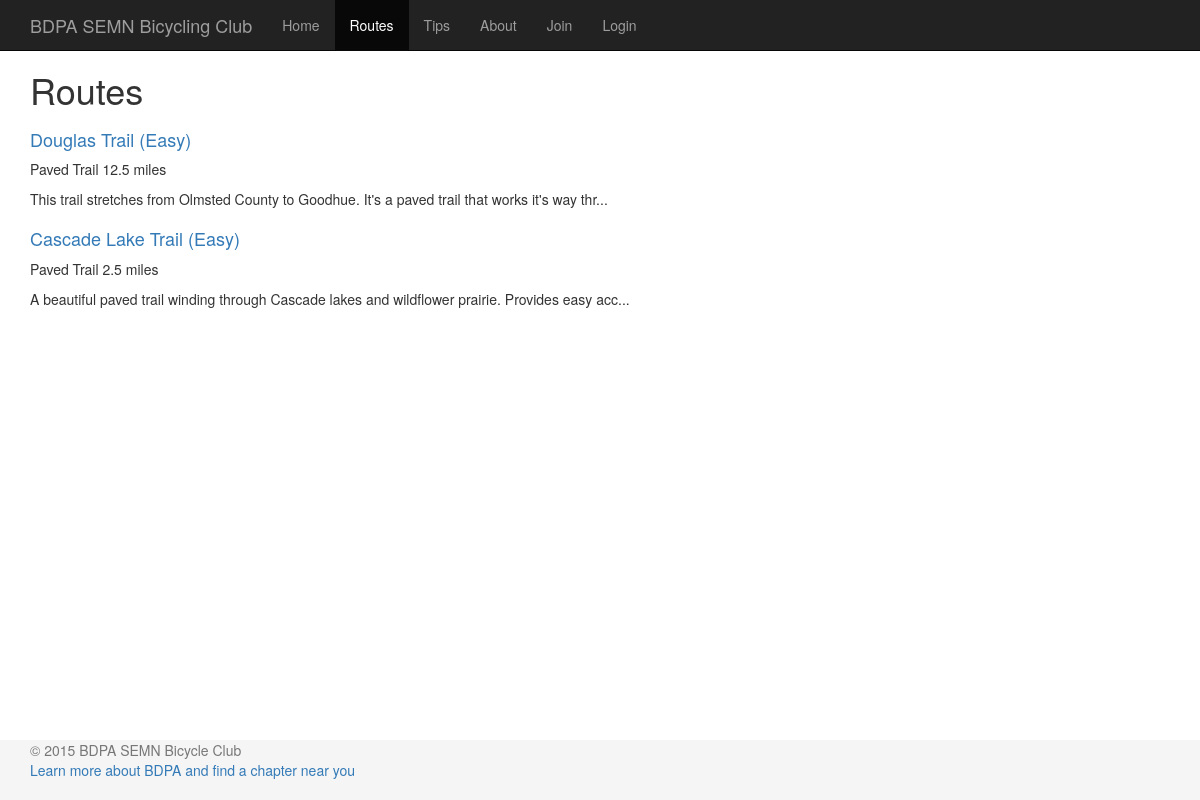
The app's page /FinalProject/routes.php with its own data.
### tables this page shows
CREATE TABLE `routes` (
  `RouteID` int(11) unsigned NOT NULL AUTO_INCREMENT,
  `UserID` int(10) unsigned NOT NULL,
  `Name` varchar(128) DEFAULT NULL,
  `Description` text,
  `Distance` float DEFAULT NULL,
  `Difficulty` varchar(10) DEFAULT NULL,
  `Type` varchar(15) DEFAULT NULL,
  `MapImageURL` varchar(255) DEFAULT NULL,
  `DateRidden` datetime NOT NULL,
  `DateAdded` datetime NOT NULL,
  PRIMARY KEY (`RouteID`),
  KEY `RouteRideOrder` (`DateRidden`,`DateAdded`,`RouteID`),
  KEY `TypeName` (`Type`,`Name`)
);

### FinalProject/includes/route.php (called while the page is built, shortened)
<?php
function getUpcomingRoutes($rowoffset = 0, $pagesize = 9999) {
    global $mysql;
    $select = "SELECT * FROM routes ORDER BY DateRidden ASC LIMIT {$rowoffset},{$pagesize}";
    $result = $mysql->query($select);
    if($result) {
        $rows = array();
        while ($row = $result->fetch_assoc()) {
            $rows[] = $row;
        }
        return $rows;
    }
    return false;
}

### FinalProject/routes.php (the view, shortened to what this page needs)
<?php
require 'dbconnect.php';
require 'includes/route.php';
include 'includes/html-body-start.php';
$pageSize = 10;
$offset = isset($_GET['offset']) ? (int) $_GET['offset'] : 0;
$routes = getUpcomingRoutes($offset, $pageSize + 1);
echo '<div class="container">';
echo '<div class="row">';
echo '<div class="col-md-12">';
echo '<h1>Routes</h1>';
foreach ($routes as $route) {
    echo '<div class="row">';
        ?>
    <?php
    echo '<div class="col-xs-10">';
    echo '<h4><a href="route.php?RouteID=' . $route['RouteID'] . '" title="View Route Details">'
        . htmlentities($route['Name']) .  ' (' . htmlentities($route['Difficulty']) . ')</a></h4>';
    echo '<p>' . htmlentities($route['Type']) . ' ' . round($route['Distance'], 1) . ' miles</p>';
    if (strlen($route['Description']) < 100) {
        echo '<p>' . htmlentities($route['Description']) . '</p>';
    } else {
        echo '<p>' . htmlentities(substr($route['Description'], 0, 95)) . '...</p>';
    }
    echo '</div>';
    echo '</div>';
}
echo '</div>';
echo '</div>';
echo '</div>';
include 'includes/html-body-end.php';

### FinalProject/css/bdpa-specific.css (style rules this page uses)
html { position: relative; min-height: 100%; }
body { margin-top: 50px; margin-bottom: 60px; }

### records on screen
routes: Name "Douglas Trail", Difficulty "Easy", Type "Paved Trail", Distance "12.5", Description "This trail stretches from Olmsted County to Goodhue. It's a paved trail that works it's way thr"
routes: Name "Cascade Lake Trail", Difficulty "Easy", Type "Paved Trail", Distance "2.5", Description "A beautiful paved trail winding through Cascade lakes and wildflower prairie. Provides easy acc"

### other values on screen
$label "Home"
$label "Routes"
$label "Tips"
$label "About"
$label "Join"
$label "Login"
